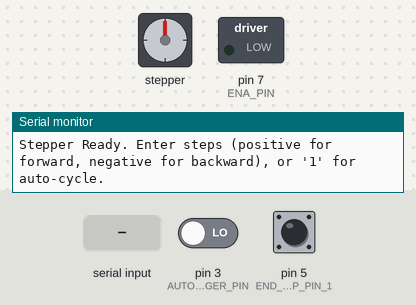
Bench run of a sketch on a simulated Arduino Uno, built with avr-gcc and run on an emulated ATmega328P. On the bench: stepper motor, switched loads named in the sketch (green lamp = pin HIGH), the last lines printed to the serial monitor. The test bench sets the inputs (shaded band); at power-on: pin 3 (AUTO_TRIGGER_PIN) LOW, pin 5 (END_STOP_PIN_1) HIGH. Stepper angles assume 200 steps per turn.

Above: at 1.2 s.
1.3 s: pin 3 (AUTO_TRIGGER_PIN) driven HIGH
At 2.8 s:
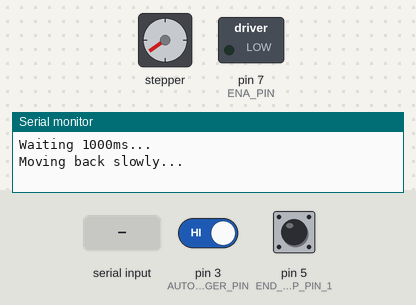
4.3 s: "90,45\n" received over Serial
7.3 s: "30,150\n" received over Serial
9.5 s: "5\n" received over Serial
At 10.7 s:
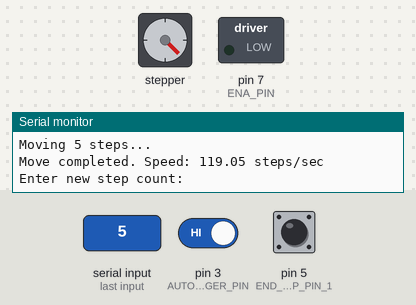
11.0 s: "90\n" received over Serial
At 12.2 s:
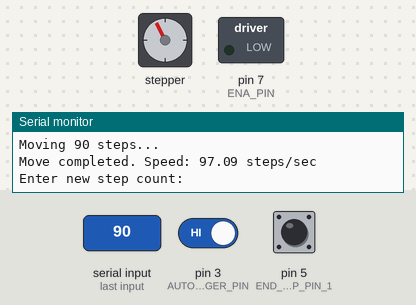
13.4 s: "1\n" received over Serial
At 14.3 s:
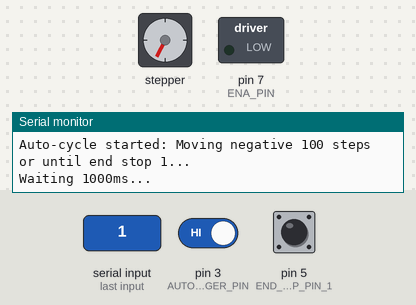
Timing chart, 0 to 17.4 s (numbered marks = the images above; inputs shaded):
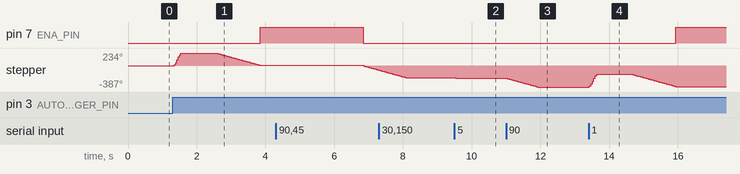

The sketch:

motorcontroller.ino
```cpp
#include <AccelStepper.h>
// Pin configuration
#define PUL_PIN 9   // Step (Pulse) pin
#define DIR_PIN 8   // Direction pin
#define ENA_PIN 7   // Enable pin (optional)
#define END_STOP_PIN_1 5  // Left end stop switch pin
// #define END_STOP_PIN_2 13  // Right end stop switch pin (Removed)
#define AUTO_TRIGGER_PIN 3 // Digital input to trigger autoCycle()
// Stepper configuration
#define MAX_SPEED 4000    // Max speed in steps per second
#define ACCELERATION 8000 // Acceleration in steps per second^2
#define SLOW_SPEED 100    // Slower speed for return movement
#define SLEEP_TIME 3000   // Delay at the end of autoCycle (in ms)
#define WAIT_TIME 1000    // Wait time before return movement (in ms)
#define BACKUP_STEPS 125  // Steps to move back (approx 1.5cm)
#define FORWARD_STEPS 130 // Steps to move forward (approx 1.5cm + margin)
#define DEBOUNCE_DELAY 50      // Debounce delay for trigger pin (in ms)
// Create stepper instance
AccelStepper stepper(AccelStepper::DRIVER, PUL_PIN, DIR_PIN);

// Debouncing variables
unsigned long lastTriggerTime = 0;
bool lastTriggerState = LOW;
void setup() {
    pinMode(ENA_PIN, OUTPUT);
    digitalWrite(ENA_PIN, LOW); // Enable driver (active LOW)
    pinMode(END_STOP_PIN_1, INPUT_PULLUP);
    // pinMode(END_STOP_PIN_2, INPUT_PULLUP); // Removed
    pinMode(AUTO_TRIGGER_PIN, INPUT); // Trigger pin for autoCycle()
    stepper.setPinsInverted(true, false, false);
    stepper.setMaxSpeed(MAX_SPEED);
    stepper.setAcceleration(ACCELERATION);
    Serial.begin(115200);
    Serial.println("Stepper Ready. Enter steps (positive for forward, negative for backward), or '1' for auto-cycle.");
}
void moveStepper(int steps) {
    digitalWrite(ENA_PIN, LOW); // Ensure driver is enabled
    stepper.move(steps);
    unsigned long startTime = millis();
    while (stepper.distanceToGo() != 0) {
        if (steps < 0 && digitalRead(END_STOP_PIN_1) == LOW) {
            Serial.println("End stop 1 (left) triggered! Stopping negative movement.");
            stepper.stop();
            return;
        }
        stepper.run();
    }
    unsigned long duration = millis() - startTime;
    if (duration > 0) {
        float speed = (float)abs(steps) / (duration / 1000.0);
        Serial.print("Move completed. Speed: ");
        Serial.print(speed);
        Serial.println(" steps/sec");
    } else {
        Serial.println("Move completed.");
    }
}
void autoCycle() {
    Serial.println("Auto-cycle started: Moving negative 100 steps or until end stop 1...");
    digitalWrite(ENA_PIN, LOW); // Re-enable driver
    stepper.setMaxSpeed(MAX_SPEED);
    stepper.setAcceleration(ACCELERATION);
    stepper.move(-FORWARD_STEPS);  // Move only ~100 steps
    while (stepper.distanceToGo() != 0) {
        stepper.run();
        if (digitalRead(END_STOP_PIN_1) == LOW) {
            Serial.println("End stop 1 reached. Stopping early.");
            stepper.setCurrentPosition(stepper.currentPosition()); // Immediate stop
            break;
        }
    }
    Serial.print("Waiting ");
    Serial.print(WAIT_TIME);
    Serial.println("ms...");
    delay(WAIT_TIME);
    Serial.println("Moving back slowly...");
    stepper.setMaxSpeed(SLOW_SPEED);
    stepper.move(BACKUP_STEPS);  // Move back fixed distance
    while (stepper.distanceToGo() != 0) {
        stepper.run();
    }
    Serial.println("Return complete. Resetting position and disabling stepper.");
    stepper.setCurrentPosition(0);
    digitalWrite(ENA_PIN, HIGH);  // Disable driver
    Serial.print("Sleeping for ");
    Serial.print(SLEEP_TIME);
    Serial.println("ms...");
    delay(SLEEP_TIME);
}
void loop() {
    // Trigger autoCycle from pin 3 with debouncing
    bool currentTriggerState = digitalRead(AUTO_TRIGGER_PIN);
    if (currentTriggerState == HIGH && lastTriggerState == LOW) {
        if (millis() - lastTriggerTime > DEBOUNCE_DELAY) {
            Serial.println("Digital trigger received on pin 3.");
            autoCycle();
            lastTriggerTime = millis();
        }
    }
    lastTriggerState = currentTriggerState;
    // Trigger autoCycle or step from serial
    if (Serial.available() > 0) {
        int input = Serial.parseInt();
        while (Serial.available() > 0) {
            Serial.read(); // Clear remaining buffer
        }
        if (input == 1) {
            autoCycle();
        } else if (input != 0) {
            Serial.print("Moving ");
            Serial.print(input);
            Serial.println(" steps...");
            moveStepper(input);
        }
        Serial.println("Enter new step count:");
    }
}
```

Measured:
- after the input at 1.3 s, pin 7 (ENA_PIN): LOW → HIGH after 2.5 s; stepper: turns 234° clockwise in 0.25 s, then 225° counter-clockwise in 1.3 s
- after the input at 4.3 s, pin 7 (ENA_PIN): HIGH → LOW after 2.5 s; stepper: turns 89° counter-clockwise in 0.44 s, starting after 2.6 s
- after the input at 11.0 s, stepper: turns 162° counter-clockwise in 0.93 s, starting at once
- after the input at 13.4 s, pin 7 (ENA_PIN): LOW → HIGH after 2.5 s; stepper: turns 234° clockwise in 0.25 s, then 225° counter-clockwise in 1.3 s
